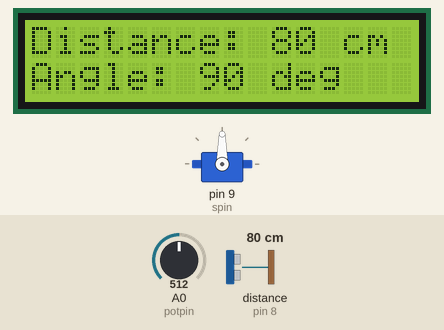
This sketch was run on a simulated Arduino Uno, built with avr-gcc and run on an emulated ATmega328P. On the bench: 16×2 character LCD, servo. Wiring (inferred from the names in the program): ultrasonic range finder: trigger pin 8; echo pin 8. The inputs (shaded band) are chosen by the test bench; at power-on: A0 (potpin) = 512, distance to the obstacle (sensor on pin 8) 80 cm. The echo pulse lasts 58.3 µs per cm.

Above: at 1.2 s.
1.3 s: A0 (potpin) set to 716
At 2.0 s:
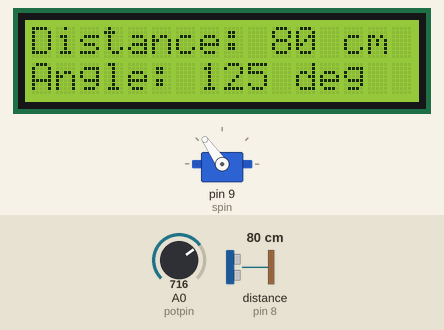
2.8 s: A0 (potpin) set to 900
At 3.9 s:
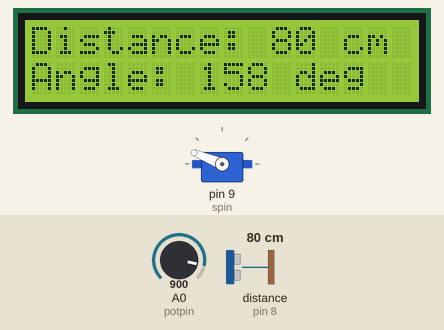
4.4 s: distance to the obstacle (sensor on pin 8) set to 9 cm
At 5.5 s:
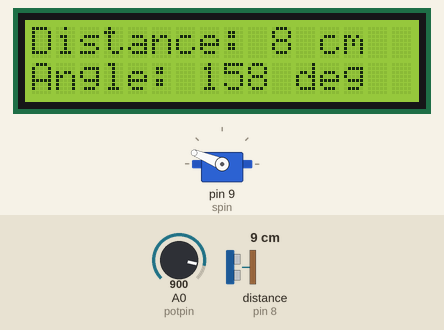
7.4 s: A0 (potpin) set to 585
At 8.3 s:
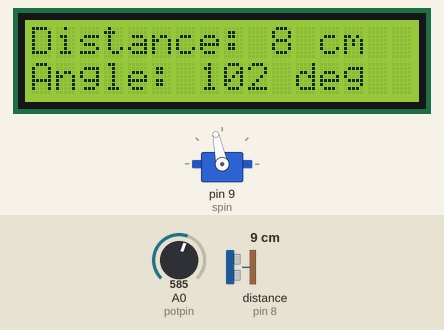
8.9 s: A0 (potpin) set to 558
At 9.8 s:
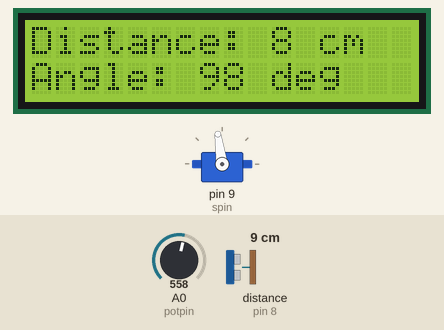
10.4 s: distance to the obstacle (sensor on pin 8) set to 18 cm
At 11.2 s:
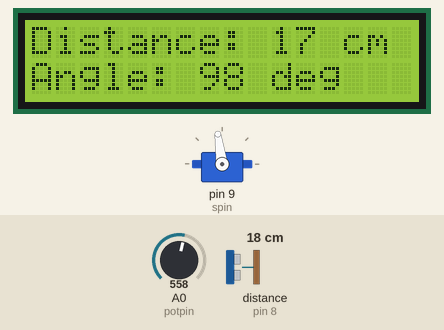
Timing chart, 0 to 13.4 s (numbered marks = the images above; inputs shaded):
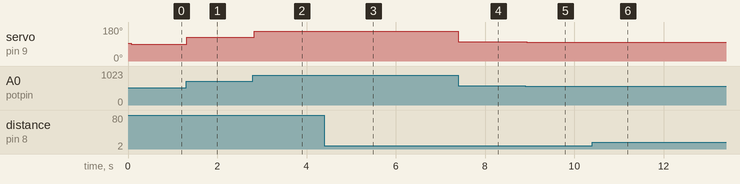

The sketch:

pingProject.ino
```cpp
// Eli Pandolfo
// v0.1
// range finder: user rotates servo with Ping ultrasonic sensor on it,
// to measure distance with the Ping, and prints the distance to an LCD

// one potentiometer controls the angle of the servo, the other controls
// the contrast of the LCD display

// in this program, ms refers to microseconds
// accurate to cm from 2 cm to ~1 m, accurate to 1/2 m from ~1 to ~3 m

#include <LiquidCrystal.h>
#include <Servo.h>

const int ppin = 8; // ping pin
const int spin = 9; // servo pin
const int potpin = A0; // servo potentiometer input pin
int val; // value from potentiometer

LiquidCrystal lcd(12,11,5,4,3,2);
Servo serv;

/* lcd pins:
 * 1: gnd
 * 2: vdd
 * 3: v0
 * 4: rs
 * 5: rw
 * 6: e
 * 7-14: db0-db7
 * 15: bl1
 * 16: bl2
 */

void setup()
{
  Serial.begin(9600);

  // set up lcd # of cols and rows
  lcd.begin(16,2);

  //set up servo
  serv.attach(spin);
  serv.writeMicroseconds(1500); // 1.5 ms stay-still signal

}

void loop()
{
  long duration, cm; // input from ping sensor

  //Ping is triggered by HIGH pulse for 2 or more ms
  // give short LOW pulse beforehand to ensure clean high pulse
  pinMode(ppin, OUTPUT);
  digitalWrite(ppin, LOW);
  delayMicroseconds(2);
  digitalWrite(ppin, HIGH);
  delayMicroseconds(5);
  digitalWrite(ppin, LOW);

  //read input with same pin
  pinMode(ppin, INPUT);
  duration = pulseIn(ppin, HIGH);
  cm = ms_to_cm(duration);

  //print distange and angle to LCD
  lcd.print("Distance: ");
  lcd.print(cm);
  lcd.print(" cm");
  lcd.setCursor(0,1);
  lcd.print("Angle: ");
  lcd.print(val);
  lcd.print(" deg");

  val = analogRead(potpin); // reads servo potentiometer value
  val = map(val,0,1023,0,180); // maps 1023 pot vals to 180 servo vals
  serv.write(val);

  delay(40); // delay between pulses in milliseconds
  lcd.clear(); // refreshes LCD screen
}

/*converts microseconds to cm:
 speed of sound is 340 m/s or 29 ms/cm
 sound travels out and back so we divide time by 2 to get only out time
 */
long ms_to_cm(long microseconds)
{
  return microseconds/29/2;
}
```

Measured:
- after the input at 1.3 s, servo on pin 9 (spin): 90° → 125° at once; the display: first differs from a run without the input after 0.07 s (image 1)
- after the input at 2.8 s, servo on pin 9 (spin): 125° → 158° at once; the display: first differs from a run without the input after 0.08 s (image 2)
- after the input at 4.4 s, the display: first differs from a run without the input at once (image 3)
- after the input at 7.4 s, servo on pin 9 (spin): 158° → 102° at once; the display: first differs from a run without the input after 0.05 s (image 4)
- after the input at 8.9 s, servo on pin 9 (spin): 102° → 98° at once; the display: first differs from a run without the input after 0.08 s (image 5)
- after the input at 10.4 s, the display: first differs from a run without the input at once (image 6)
